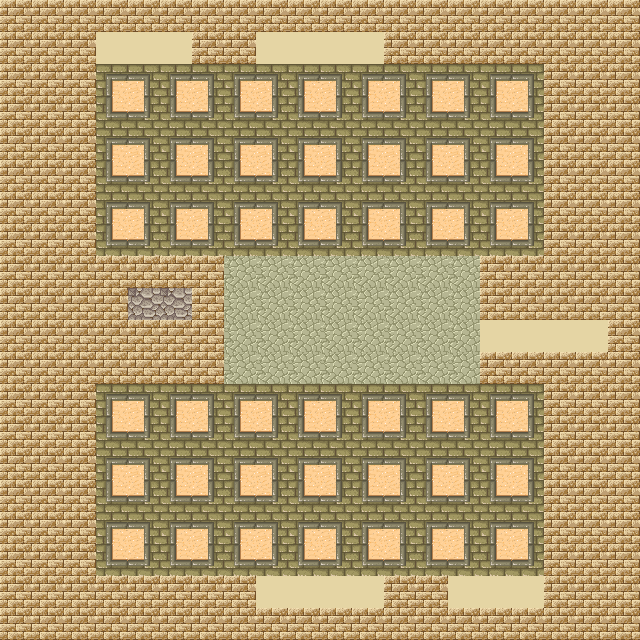

A 2D game scene composited from a Tiled map and its tileset images. What follows is a short description and the map's XML, with each tile layer's data collapsed to a summary:
An orthogonal 20x20 tile map with 32x32 px tiles, 2 tile layers (Background, shelf), 2 tilesets.

<map version="1.0" orientation="orthogonal" renderorder="right-down" width="20" height="20" tilewidth="32" tileheight="32">
 <tileset firstgid="1" name="hyptosis_til-art-batch-2" tilewidth="32" tileheight="32">
  <image source="tilesets/hyptosis_til-art-batch-2.png" trans="ff00ff" width="960" height="960" />
 </tileset>
 <tileset firstgid="901" name="tmw_desert_spacing" tilewidth="32" tileheight="32" spacing="1" margin="1">
  <image source="tilesets/tmw_desert_spacing.png" trans="ff00ff" width="265" height="199" />
 </tileset>
 <layer name="Background" width="20" height="20">
  <data>[400 cells, 400 non-empty, 3 distinct tile ids]</data>
 </layer>
 <layer name="shelf" width="20" height="20">
  <data>[400 cells, 200 non-empty, 5 distinct tile ids]</data>
 </layer>
</map>
